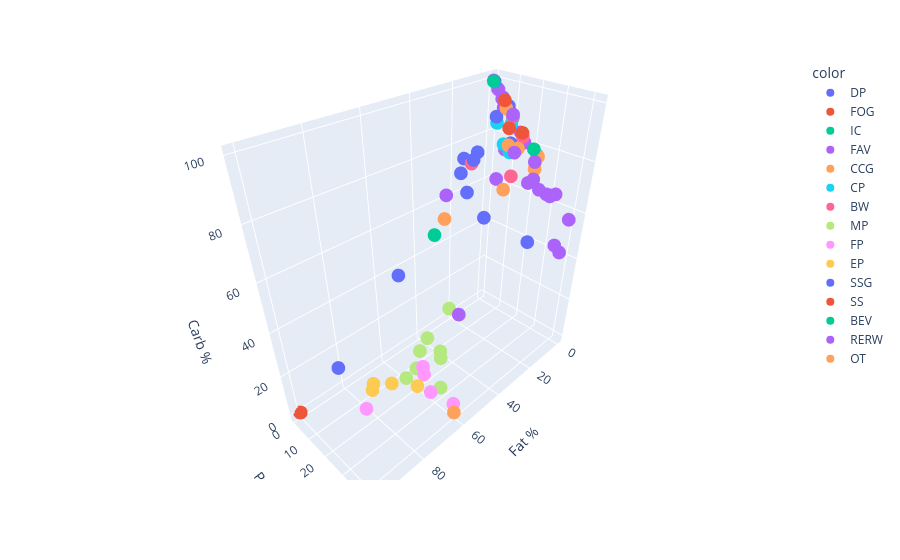

The notebook cell this image was saved under:
### Code cell
labels = {'0':'Fat %', '1':'Protein %', '2':'Carb %'}
# labels = {'0':'fat per 100g', '1':'protein per 100g', '2':'carbs per 100g'}
fig = px.scatter_3d(macros, x=0, y=1, z=2, labels=labels, color=food_waste['Group'])
fig.show()
# the outlier (from the plane) is potatoes, whose percentages don't add to 100 for some reason

### Figure 1 — Plotly figure (JSON) as saved in the notebook; plotly's stock layout.template omitted (floating-point values rounded to 4 significant figures)
{"data": [{"hovertemplate": "color=DP<br>Fat %=%{x}<br>Protein %=%{y}<br>Carb %=%{z}<extra></extra>", "legendgroup": "DP", "marker": {"color": "#636efa", "symbol": "circle"}, "mode": "markers", "name": "DP", "scene": "scene", "showlegend": true, "type": "scatter3d", "x": [23.2, 15.6, 23.8, 5.1, 19.5, 83.4], "y": [18.5, 33.4, 10.35, 14.3, 4.5, 3.27], "z": [58.3, 51, 65.85, 80.6, 76, 13.33]}, {"hovertemplate": "color=FOG<br>Fat %=%{x}<br>Protein %=%{y}<br>Carb %=%{z}<extra></extra>", "legendgroup": "FOG", "marker": {"color": "#EF553B", "symbol": "circle"}, "mode": "markers", "name": "FOG", "scene": "scene", "showlegend": true, "type": "scatter3d", "x": [100, 100, 99.8, 99.9, 100, 100], "y": [0, 0, 0.2, 0.1, 0, 0], "z": [0, 0, 0, 0, 0, 0]}, {"hovertemplate": "color=IC<br>Fat %=%{x}<br>Protein %=%{y}<br>Carb %=%{z}<extra></extra>", "legendgroup": "IC", "marker": {"color": "#00cc96", "symbol": "circle"}, "mode": "markers", "name": "IC", "scene": "scene", "showlegend": true, "type": "scatter3d", "x": [38.6], "y": [8.3], "z": [53.1]}, {"hovertemplate": "color=FAV<br>Fat %=%{x}<br>Protein %=%{y}<br>Carb %=%{z}<extra></extra>", "legendgroup": "FAV", "marker": {"color": "#ab63fa", "symbol": "circle"}, "mode": "markers", "name": "FAV", "scene": "scene", "showlegend": true, "type": "scatter3d", "x": [0.87, 0.21, 0.31, 0.24, 1.6, 1.5, 1.7, 0.21, 9.1, 0.8, 4.8, 1.4, 1.1, 5.6, 8.9, 7.5, 4.7, 2.7, 2.9, 3.5, 0.1], "y": [15.3, 3.1, 10.75, 2.86, 7.1, 40.8, 23.4, 5.49, 40.9, 10.5, 28.6, 17.8, 33.6, 16.7, 43.2, 13.7, 25.6, 32.3, 32.4, 31.2, 0.5], "z": [83.83, 96.69, 89.25, 96.9, 91.3, 57.7, 75, 94.3, 50, 77.9, 66.7, 80.8, 65.3, 77.8, 47.9, 78.7, 69.8, 65, 64.7, 65.3, 99.4]}, {"hovertemplate": "color=CCG<br>Fat %=%{x}<br>Protein %=%{y}<br>Carb %=%{z}<extra></extra>", "legendgroup": "CCG", "marker": {"color": "#FFA15A", "symbol": "circle"}, "mode": "markers", "name": "CCG", "scene": "scene", "showlegend": true, "type": "scatter3d", "x": [2.79], "y": [24.38], "z": [72.83]}, {"hovertemplate": "color=CP<br>Fat %=%{x}<br>Protein %=%{y}<br>Carb %=%{z}<extra></extra>", "legendgroup": "CP", "marker": {"color": "#19d3f3", "symbol": "circle"}, "mode": "markers", "name": "CP", "scene": "scene", "showlegend": true, "type": "scatter3d", "x": [2.1, 0.8, 0.56, 5.6, 6.8, 7.1], "y": [11.6, 11.08, 8.8, 7.72, 15.34, 12.6], "z": [86.3, 88.12, 90.64, 86.68, 77.86, 80.3]}, {"hovertemplate": "color=BW<br>Fat %=%{x}<br>Protein %=%{y}<br>Carb %=%{z}<extra></extra>", "legendgroup": "BW", "marker": {"color": "#FF6692", "symbol": "circle"}, "mode": "markers", "name": "BW", "scene": "scene", "showlegend": true, "type": "scatter3d", "x": [0.4, 0.45, 1, 18.3, 10], "y": [10.9, 10.73, 16.5, 7.2, 19.3], "z": [88.7, 88.82, 82.5, 74.5, 70.7]}, {"hovertemplate": "color=MP<br>Fat %=%{x}<br>Protein %=%{y}<br>Carb %=%{z}<extra></extra>", "legendgroup": "MP", "marker": {"color": "#B6E880", "symbol": "circle"}, "mode": "markers", "name": "MP", "scene": "scene", "showlegend": true, "type": "scatter3d", "x": [63.22, 59.82, 55.69, 67.3, 54.48, 59.73, 45.8, 55.86], "y": [23.57, 32.7, 28.62, 22.4, 27.2, 21.87, 23.1, 21.87], "z": [13.21, 7.48, 16.69, 10.3, 18.32, 18.4, 31.1, 22.27]}, {"hovertemplate": "color=FP<br>Fat %=%{x}<br>Protein %=%{y}<br>Carb %=%{z}<extra></extra>", "legendgroup": "FP", "marker": {"color": "#FF97FF", "symbol": "circle"}, "mode": "markers", "name": "FP", "scene": "scene", "showlegend": true, "type": "scatter3d", "x": [62.15, 63.06, 58.97, 61.28, 82.2], "y": [26.47, 30.83, 38.43, 25.03, 16.66], "z": [11.38, 6.12, 2.6, 13.69, 1.1]}, {"hovertemplate": "color=EP<br>Fat %=%{x}<br>Protein %=%{y}<br>Carb %=%{z}<extra></extra>", "legendgroup": "EP", "marker": {"color": "#FECB52", "symbol": "circle"}, "mode": "markers", "name": "EP", "scene": "scene", "showlegend": true, "type": "scatter3d", "x": [71.85, 65.62, 76.62, 77.86], "y": [19.45, 26.48, 14.62, 15.44], "z": [8.7, 7.9, 8.45, 6.7]}, {"hovertemplate": "color=SSG<br>Fat %=%{x}<br>Protein %=%{y}<br>Carb %=%{z}<extra></extra>", "legendgroup": "SSG", "marker": {"color": "#636efa", "symbol": "circle"}, "mode": "markers", "name": "SSG", "scene": "scene", "showlegend": true, "type": "scatter3d", "x": [0, 54, 4.8, 22.5, 0, 17.2, 15], "y": [8.28, 5, 6.65, 5.89, 0.86, 7.19, 7.1], "z": [91.72, 41, 88.55, 71.61, 99.14, 75.61, 77.9]}, {"hovertemplate": "color=SS<br>Fat %=%{x}<br>Protein %=%{y}<br>Carb %=%{z}<extra></extra>", "legendgroup": "SS", "marker": {"color": "#EF553B", "symbol": "circle"}, "mode": "markers", "name": "SS", "scene": "scene", "showlegend": true, "type": "scatter3d", "x": [3.26, 0.48, 0.3], "y": [11.67, 15.8, 6.49], "z": [85.07, 83.72, 93.5]}, {"hovertemplate": "color=BEV<br>Fat %=%{x}<br>Protein %=%{y}<br>Carb %=%{z}<extra></extra>", "legendgroup": "BEV", "marker": {"color": "#00cc96", "symbol": "circle"}, "mode": "markers", "name": "BEV", "scene": "scene", "showlegend": true, "type": "scatter3d", "x": [0.2, 0.02, 0], "y": [0.7, 23, 21.21], "z": [99.1, 76.98, 78.8]}, {"hovertemplate": "color=RERW<br>Fat %=%{x}<br>Protein %=%{y}<br>Carb %=%{z}<extra></extra>", "legendgroup": "RERW", "marker": {"color": "#ab63fa", "symbol": "circle"}, "mode": "markers", "name": "RERW", "scene": "scene", "showlegend": true, "type": "scatter3d", "x": [14.21, 44.2, 6.6, 29.6, 0.66], "y": [15.88, 26.5, 24.7, 5.4, 5.46], "z": [69.91, 29.3, 68.7, 65, 93.88]}, {"hovertemplate": "color=OT<br>Fat %=%{x}<br>Protein %=%{y}<br>Carb %=%{z}<extra></extra>", "legendgroup": "OT", "marker": {"color": "#FFA15A", "symbol": "circle"}, "mode": "markers", "name": "OT", "scene": "scene", "showlegend": true, "type": "scatter3d", "x": [6, 14, 1, 4, 0.01, 60.12, 33.6], "y": [14, 19.3, 8, 17, 23.4, 39.88, 8.49], "z": [80, 66.7, 91, 79, 76.59, 0, 57.91]}], "layout": {"legend": {"title": {"text": "color"}, "tracegroupgap": 0}, "margin": {"t": 60}, "scene": {"domain": {"x": [0, 1], "y": [0, 1]}, "xaxis": {"title": {"text": "Fat %"}}, "yaxis": {"title": {"text": "Protein %"}}, "zaxis": {"title": {"text": "Carb %"}}}}}
